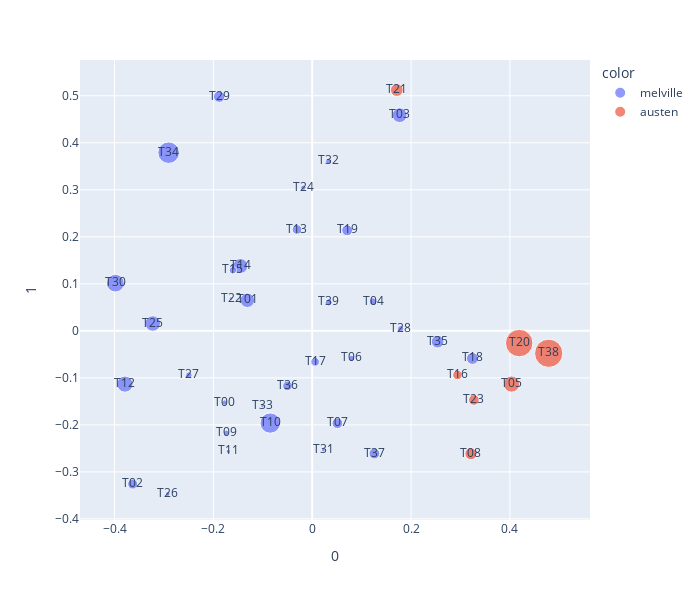

Notebook code for this chart:
### Code cell
px.scatter(PHI_COMPS.reset_index(), 0, 1, 
           size=TOPICS.term_freq, 
           color=TOPICS.author, 
           text='topic_id', hover_name=TOPICS.label, height=600, width=700)

### Figure 1 — Plotly figure (JSON) as saved in the notebook; plotly's stock layout.template omitted (floating-point values rounded to 4 significant figures)
{"data": [{"hovertemplate": "<b>%{hovertext}</b><br><br>color=melville<br>0=%{x}<br>1=%{y}<br>size=%{marker.size}<br>topic_id=%{text}<extra></extra>", "hovertext": ["T00 passengers, emigrants, steerage, cabin, mess, cook, organ, water, head", "T01 lord, man, men, things, wine, ha, day, way, ah", "T02 sea, air, fish, round, day, trees, groves, water, flowers", "T03 man, way, friend, nature, sort, stranger, confidence, kind, case", "T04 sir, herb, confidence, man, herb doctor, ugh, doctor, dont, boy", "T06 landlord, abbey, gallery, generals, harpooneer, general, man, nose, bed", "T07 doctor, day, country, village, horse, morning, road, house, cocoa", "T09 gods, god, image, lord, idols, images, wine, arms, king", "T10 valley, natives, time, island, house, place, islanders, feet, fruit", "T11 whiteness, teeth, kings, royal, milk, bull, lord, item, issue", "T12 sea, time, land, water, ship, air, day, sight, ships", "T13 man, canoe, time, face, cook, island, head, sort, strangers", "T14 men, time, world, things, years, people, land, times, man", "T15 captain, ship, cabin, voyage, dollars, ships, man, board, hand", "T17 kings, house, king, heart, mind, time, life, people, man", "T18 boy, mother, room, door, man, guide, eyes, world, hand", "T19 world, things, soul, man, heart, life, love, men, thing", "T22 reign, time, men, head, day, sailor, sea, country, watches", "T24 man, day, time, consul, boat, way, ships, tailor, wives", "T25 whale, boat, whales, ship, boats, head, sea, line, way", "T26 isle, lord, king, minstrel, spears, land, royal, throne, shore", "T27 skeleton, lord, feet, bones, sea, things, skull, ribs, brain", "T28 book, thing, volume, paper, books, reading, work, man, hand", "T29 man, men, war, gun, guns, deck, jacket, man war, wars", "T30 sea, ship, deck, night, man, sail, wind, time, hand", "T31 friendship, jacket, auction, need, loan, friend, bags, way, goods", "T32 law, man, court, punishment, laws, code, time, cases, flogging", "T33 guitar, head, mystery, oil, girl, whale, sounds, thing, hair", "T34 man, deck, men, ship, sailors, time, captain, mate, sea", "T35 wife, chimney, table, time, cock, man, house, room, sort", "T36 boots, glass, place, sailors, jacket, friend, sort, sailor, home", "T37 thou, thee, art, brother, oh, face, eyes, heart, thing", "T39 box, gentlemen, man, uncle, leg, operation, water, hand, patient"], "legendgroup": "melville", "marker": {"color": "#636efa", "size": [0.004492, 0.03311, 0.01581, 0.03473, 0.009658, 0.006017, 0.0183, 0.005022, 0.06575, 0.003043, 0.04155, 0.01447, 0.03497, 0.009078, 0.01183, 0.02231, 0.01878, 0.002269, 0.00465, 0.03803, 0.003839, 0.006766, 0.00651, 0.02057, 0.04992, 0.002336, 0.004869, 0.002077, 0.07337, 0.02562, 0.01446, 0.0182, 0.007944], "sizemode": "area", "sizeref": 0.000317, "symbol": "circle"}, "mode": "markers+text", "name": "melville", "orientation": "v", "showlegend": true, "text": ["T00", "T01", "T02", "T03", "T04", "T06", "T07", "T09", "T10", "T11", "T12", "T13", "T14", "T15", "T17", "T18", "T19", "T22", "T24", "T25", "T26", "T27", "T28", "T29", "T30", "T31", "T32", "T33", "T34", "T35", "T36", "T37", "T39"], "type": "scatter", "x": [-0.1773, -0.1312, -0.3633, 0.1768, 0.1231, 0.07993, 0.0509, -0.174, -0.085, -0.1699, -0.3789, -0.03086, -0.1452, -0.1606, 0.005793, 0.324, 0.07068, -0.1643, -0.01793, -0.3226, -0.2924, -0.2495, 0.1789, -0.1883, -0.3982, 0.02247, 0.03253, -0.1007, -0.2906, 0.2537, -0.05013, 0.1258, 0.03319], "xaxis": "x", "y": [-0.1526, 0.06498, -0.326, 0.4587, 0.062, -0.05844, -0.1965, -0.217, -0.1962, -0.2566, -0.1133, 0.2155, 0.138, 0.1288, -0.06594, -0.05876, 0.2138, 0.0687, 0.3046, 0.01558, -0.3471, -0.09414, 0.004535, 0.498, 0.1014, -0.2536, 0.3603, -0.1595, 0.3789, -0.02296, -0.1171, -0.261, 0.06038], "yaxis": "y"}, {"hovertemplate": "<b>%{hovertext}</b><br><br>color=austen<br>0=%{x}<br>1=%{y}<br>size=%{marker.size}<br>topic_id=%{text}<extra></extra>", "hovertext": ["T05 father, mother, family, years, brother, time, aunt, child, daughter", "T08 room, door, house, moment, time, bed, night, hand, street", "T16 thing, oh, body, way, day, world, sort, word, voice", "T20 time, feelings, heart, mind, moment, letter, happiness, subject, friend", "T21 man, barber, gentleman, men, sort, world, time, life, person", "T23 oh, ball, sir, evening, way, yes, room, partner, table", "T38 time, day, house, thing, room, sister, man, pleasure, home"], "legendgroup": "austen", "marker": {"color": "#EF553B", "size": [0.04176, 0.023, 0.01417, 0.1203, 0.02556, 0.01811, 0.1268], "sizemode": "area", "sizeref": 0.000317, "symbol": "circle"}, "mode": "markers+text", "name": "austen", "orientation": "v", "showlegend": true, "text": ["T05", "T08", "T16", "T20", "T21", "T23", "T38"], "type": "scatter", "x": [0.4032, 0.321, 0.2937, 0.4188, 0.1711, 0.327, 0.4784], "xaxis": "x", "y": [-0.1132, -0.2615, -0.09395, -0.026, 0.5121, -0.1471, -0.04776], "yaxis": "y"}], "layout": {"height": 600, "legend": {"itemsizing": "constant", "title": {"text": "color"}, "tracegroupgap": 0}, "margin": {"t": 60}, "width": 700, "xaxis": {"anchor": "y", "autorange": true, "domain": [0, 1], "range": [-0.47, 0.5622], "title": {"text": "0"}, "type": "linear"}, "yaxis": {"anchor": "x", "autorange": true, "domain": [0, 1], "range": [-0.4024, 0.5761], "title": {"text": "1"}, "type": "linear"}}}
